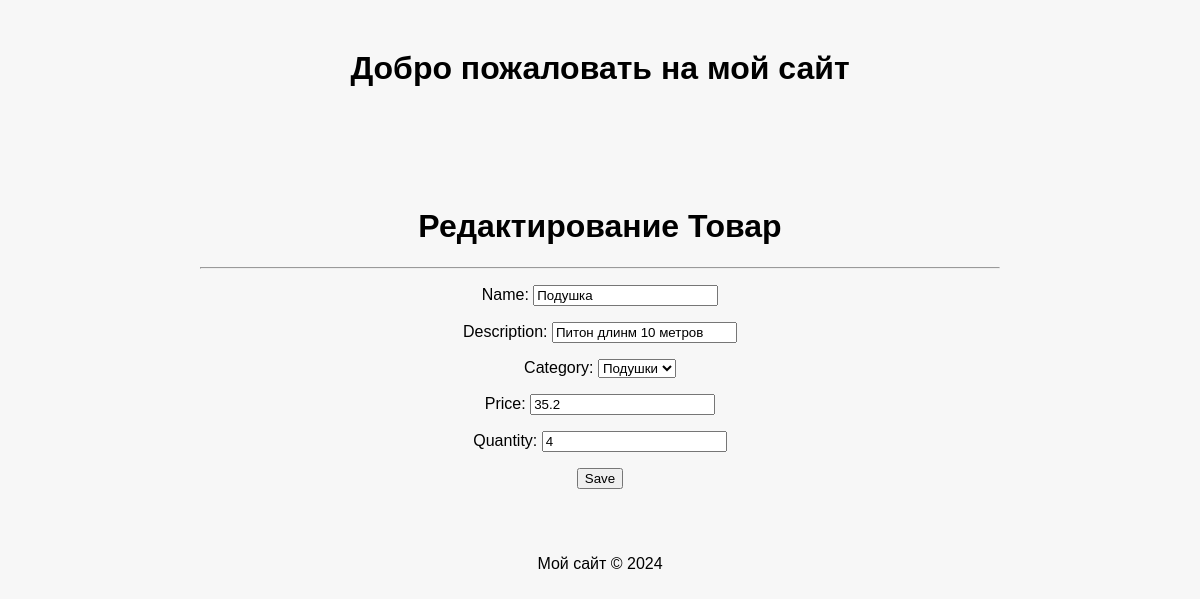
Page /products/3/update/ on the committed database.
### simpleapp/models.py (models this page shows, shortened)
class Product(models.Model):
    name = models.CharField(
        max_length=50,
        unique=True,
    )
    description = models.TextField()
    quantity = models.IntegerField(
        validators=[MinValueValidator(0)],
    )
    category = models.ForeignKey(
        to='Category',
        on_delete=models.CASCADE,
        related_name='products',
    )
    price = models.FloatField(
        validators=[MinValueValidator(0.0)],
    )

class Category(models.Model):
    name = models.CharField(max_length=100, unique=True)
    def __str__(self):
        return self.name.title()

### simpleapp/views.py (the view)
# urls.py: path('<int:pk>/update/', ProductUpdate.as_view(), name='product_update'),
class ProductUpdate(UpdateView):
    form_class = ProductForm
    model = Product
    template_name = 'product_edit.html'

### simpleapp/forms.py (shortened to what this page needs)
class ProductForm(forms.ModelForm):
    description = forms.CharField(min_length=20)
    class Meta:
        model = Product
        fields = [
            'name',
            'description',
            'category',
            'price',
            'quantity',
        ]

### templates/product_edit.html (shortened to what this page needs)
{% extends 'flatpages/default.html' %}
{% block content %}
<h1>Редактирование Товар</h1>
<hr>
<form action="" method="post">
    {{ form.as_p }}
    <input type="submit" value="Save" />
</form>
{% endblock content %}

### static/css/styles.css (style rules this page uses)
body { background-color: #f7f7f7; margin: 0; padding: 0; text-align: center; font-family: Arial, sans-serif; }
h1 { text-align: center; margin-top: 50px; }
body { margin: 0; padding: 0; text-align: center; font-family: Arial, sans-serif; }

### rows in the picture
Product: name "Подушка", description "Питон длинм 10 метров", category "Подушки", price "35.2", quantity "4"
